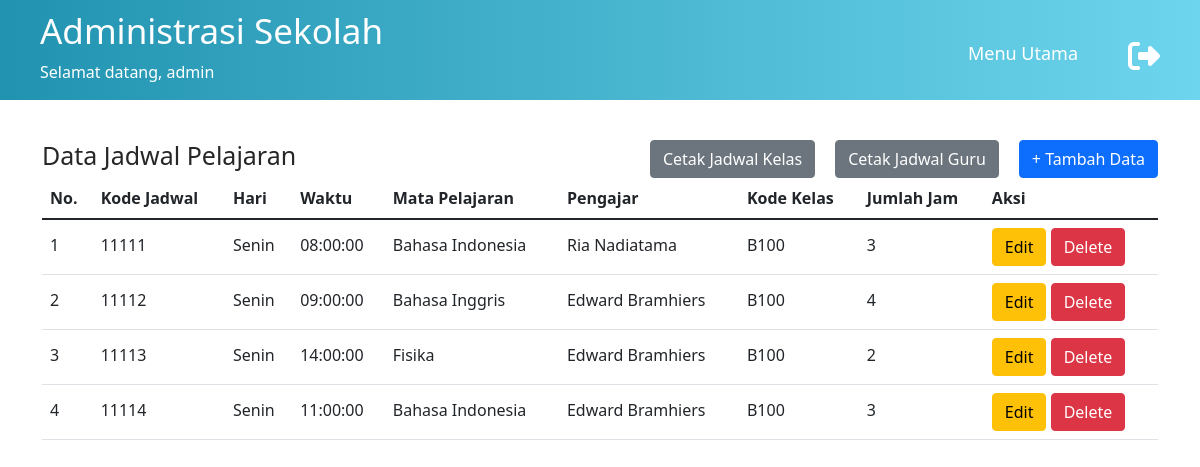
Screenshot of /data-jadwal.php (signed in) with the database file from the repository.
### tables this page shows
CREATE TABLE `jadwal_pelajaran` (
  `kd_jadwal` char(5) NOT NULL,
  `hari` varchar(10) NOT NULL,
  `waktu` time NOT NULL,
  `jmlh_jam` int(3) NOT NULL,
  `kd_kelas` char(4) NOT NULL,
  `nip` char(18) NOT NULL,
  `kd_mapel` char(4) NOT NULL
);

CREATE TABLE `mapel` (
  `kd_mapel` char(4) NOT NULL,
  `nama_mapel` varchar(29) NOT NULL
);

CREATE TABLE `guru` (
  `nip` char(18) NOT NULL,
  `nama` varchar(50) NOT NULL,
  `jns_kelamin` varchar(10) NOT NULL,
  `tgl_lahir` date NOT NULL,
  `alamat` varchar(50) NOT NULL,
  `no_telp` varchar(20) NOT NULL,
  `bidang_studi` varchar(20) NOT NULL,
  `kd_golongan` char(4) NOT NULL
);

CREATE TABLE `kelas` (
  `kd_kelas` char(4) NOT NULL,
  `jurusan` varchar(20) NOT NULL,
  `tingkat` varchar(5) NOT NULL,
  `jmlh_siswa` int(5) NOT NULL
);

### functions.php (called while the page is built, shortened)
<?php
$conn = mysqli_connect("localhost", "root", "", "sekolah_database");
function query($query) {
	global $conn;
	$result = mysqli_query($conn, $query);
	$rows = [];
	while( $row = mysqli_fetch_assoc($result) ) {
		$rows[] = $row;
	}
	return $rows;
}
?>

### data-jadwal.php (the view, shortened to what this page needs)
<?php
require 'functions.php';
$jadwal = query("SELECT * FROM jadwal_pelajaran, mapel, kelas, guru where mapel.kd_mapel=jadwal_pelajaran.kd_mapel and kelas.kd_kelas=jadwal_pelajaran.kd_kelas and guru.nip=jadwal_pelajaran.nip");
?>
<!DOCTYPE html>
<html lang="en">
<head>
    <link rel="stylesheet" href="assets/css/main.css">
    <link href="https://cdn.jsdelivr.net/npm/bootstrap@5.1.3/dist/css/bootstrap.min.css" rel="stylesheet"
>
</head>
<body>
    <header>
        <div class="welcome">
            <h1>Administrasi Sekolah</h1>
            <p>Selamat datang,
                <?php
                echo $_SESSION['username'];
                ?>
            </p>
        </div>
        <nav>
            <ul>
                <li><a href="index.php">Menu Utama</a></li>
            </ul>
        </nav>
        <a href="logout.php"><i class="fa fa-sign-out fa-2x" aria-hidden="true"></i></a>
    </header>
    <section id="data-jadwal" class="container" style="margin-top: 40px;">
        <div class="top-data">
            <h1>Data Jadwal Pelajaran</h1>
            <button type="button" class="btn btn-primary"><a href="tambah-jadwal.php"
                    style="color: #fff; text-decoration:none;"> + Tambah Data</a></button>
            <button type="button" class="btn btn-secondary" style="margin-right:20px;"><a href="cetak-jadwal-guru.php"
                    style="color: #fff; text-decoration:none; "> Cetak Jadwal Guru</a></button>
            <button type="button" class="btn btn-secondary" style="margin-right:20px;"><a href="cetak-jadwal-kelas.php"
                    style="color: #fff; text-decoration:none; "> Cetak Jadwal Kelas</a></button>
        </div>
        <div class="list-jadwal">
            <table class="table table-hover">
                <thead>
                    <tr>
                        <th scope="col">No.</th>
                        <th scope="col">Kode Jadwal</th>
                        <th scope="col">Hari</th>
                        <th scope="col">Waktu</th>
                        <th scope="col">Mata Pelajaran</th>
                        <th scope="col">Pengajar</th>
                        <th scope="col">Kode Kelas</th>
                        <th scope="col">Jumlah Jam</th>
                        <th scope="col">Aksi</th>
                    </tr>
                </thead>
                <tbody>
                    <?php $i = 1; ?>
                    <?php foreach ($jadwal as $row) : ?>
                    <tr>
                        <td scope="row"><?= $i; ?></td>
                        <td scope="row"><?= $row["kd_jadwal"]; ?></td>
                        <td><?= $row["hari"]; ?></td>
                        <td><?= $row["waktu"]; ?></td>
                        <td><?= $row["nama_mapel"]; ?></td>
                        <td><?= $row["nama"]; ?></td>
                        <td><?= $row["kd_kelas"]; ?></td>
                        <td><?= $row["jmlh_jam"]; ?></td>
                        <td class="button-action">
                            <a href="ubah-jadwal.php?kd_jadwal=<?= $row["kd_jadwal"]; ?>"><button type="button"
                                    class="btn btn-warning">Edit</button></a>
                            <a href="hapus-jadwal.php?kd_jadwal=<?= $row["kd_jadwal"]; ?>"><button type="button"
                                    class="btn btn-danger">Delete</button></a>
                        </td>
                    </tr>
                    <?php $i++; ?>
                    <?php endforeach; ?>
                </tbody>
            </table>
        </div>
    </section>
</body>
</html>

### assets/css/main.css (style rules this page uses)
* { margin: 0; padding: 0; box-sizing: border-box; text-decoration: none; list-style: none; }
body { font-family: 'Poppins', sans-serif; }
.container { width: 80%; margin: auto; }
header { width: 100%; padding: 0 40px; background: #2193b0; background: -webkit-linear-gradient(to left, #6dd5ed, #2193b0); background: linear-gradient(to left, #6dd5ed, #2193b0); display: flex; flex-direction: row; color: #fff; }
header .welcome { flex: 2; }
header .welcome h1 { font-size: 35px; padding-top: 10px; }
header ul { flex: 3; text-align: center; }
header i { padding-top: 40px; }
.fa-sign-out { color: #fff; }
header ul li { display: inline-block; font-size: 18px; margin-right: 30px; padding-top: 40px; align-items: center; }
header ul li a { color: #fff; padding: 10px 20px; border-radius: 10px; -webkit-border-radius: 10px; -moz-border-radius: 10px; -ms-border-radius: 10px; -o-border-radius: 10px; text-decoration: none; transition: all .5s; -webkit-transition: all .5s; -moz-transition: all .5s; -ms-transition: all .5s; -o-transition: all .5s; }
section { margin-top: 40px !important; }
.top-data h1 { color: #272727; float: left; }
.top-data button { float: right; color: #fff; text-decoration: none; }
a { color: #fff !important; text-decoration: none !important; }
.top-data { position: relative; margin-top: 30px; }
.top-data h1, body section h1 { font-size: 25px; display: block; }
tr td { line-height: 35px; }

### rows the page displays
jadwal_pelajaran: kd_jadwal "11111", hari "Senin", waktu "08:00:00", kd_mapel.nama_mapel "Bahasa Indonesia", guru.nama "Ria Nadiatama", kd_kelas.kd_kelas "B100", jmlh_jam "3"
jadwal_pelajaran: kd_jadwal "11112", hari "Senin", waktu "09:00:00", kd_mapel.nama_mapel "Bahasa Inggris", guru.nama "Edward Bramhiers", kd_kelas.kd_kelas "B100", jmlh_jam "4"
jadwal_pelajaran: kd_jadwal "11113", hari "Senin", waktu "14:00:00", kd_mapel.nama_mapel "Fisika", guru.nama "Edward Bramhiers", kd_kelas.kd_kelas "B100", jmlh_jam "2"
jadwal_pelajaran: kd_jadwal "11114", hari "Senin", waktu "11:00:00", kd_mapel.nama_mapel "Bahasa Indonesia", guru.nama "Edward Bramhiers", kd_kelas.kd_kelas "B100", jmlh_jam "3"

### other values shown
$_SESSION['username'] "admin"
